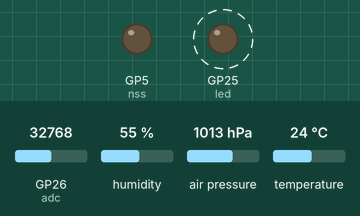
Simulated run of this program. Board: Raspberry Pi Pico running MicroPython. Parts: output pins drawn as LEDs (lit = HIGH). Dashed ring = blinking. The test bench sets the inputs (shaded band); at power-on: GP26 (adc) = 32768, humidity 55 %, air pressure 1013 hPa, temperature 24 °C (analog values on the 0–65535 scale). No radio messages arrive unless stated (any console line starting 'radio sent:' is added by the test bench); the clock reads 2024-03-15 10:24:30 at power-on unless the program sets it; library files of the repository ran but are not shown: rfm69.py, bme280.py; pins used as bus, display or sensor lines are not drawn; what the program prints to the serial console is not drawn.

Above: at 0.2 s.
Timing chart, 0 to 3.0 s (numbered marks = the images above):
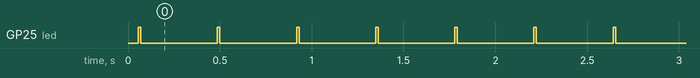

The program:

cansat_w_bmp_rfm_tmp.py
```python
""" Mission 1 - Cansat Emitter Module (error reinforced)

RFM69HCW breakout : https://shop.mchobby.be/product.php?id_product=1390
BMP280 breakout   : https://shop.mchobby.be/product.php?id_product=1118
TMP36             : https://shop.mchobby.be/product.php?id_product=59
Raspberry-Pi PICO : https://shop.mchobby.be/product.php?id_product=2025

See Tutorial
   https://wiki.mchobby.be/index.php?title=ENG-CANSAT-PICO-BELGIUM

See GitHub
   https://github.com/mchobby/cansat-belgium-micropython/tree/main/mission1
"""

from machine import SPI, I2C, Pin, ADC
from rfm69 import RFM69
from bme280 import BME280, BMP280_I2CADDR
import time

# Onboard LED
led = Pin(25, Pin.OUT)
def led_error( count ):
    global led
    while True:
        for i in range(10):
            led.on()
            time.sleep_ms(40)
            led.off()
            time.sleep_ms(40)
        time.sleep(0.6)
        for i in range( count ):
            led.on()
            time.sleep(0.6)
            led.off()
            time.sleep(0.6)

FREQ           = 433.1
ENCRYPTION_KEY = b"\x01\x02\x03\x04\x05\x06\x07\x08\x01\x02\x03\x04\x05\x06\x07\x08"
NODE_ID        = 120 # ID of this node
BASESTATION_ID = 100 # ID of the node (base station) to be contacted

# Buses & Pins
spi = SPI(0, baudrate=50000, polarity=0, phase=0, firstbit=SPI.MSB)
nss = Pin( 5, Pin.OUT, value=True )
rst = Pin( 3, Pin.OUT, value=False )
i2c = I2C(0)

# RFM Module
try:
    rfm = RFM69( spi=spi, nss=nss, reset=rst )
except Exception as err:
	print( '[ERROR] ', err )
	led_error(1)

rfm.frequency_mhz  = FREQ
rfm.encryption_key = ( ENCRYPTION_KEY )
rfm.node           = NODE_ID # This instance is the node 120
rfm.destination    = BASESTATION_ID # Send to specific node 100
# BMP280 (uses the BME280)
try:
    bmp = BME280( i2c=i2c, address=BMP280_I2CADDR )
except Exception as err:
	print( '[ERROR] ', err )
	led_error(2)

# TMP36 analog pin
adc = ADC(Pin(26))

# Main Loop
print( 'Frequency     :', rfm.frequency_mhz )
print( 'encryption    :', rfm.encryption_key )
print( 'NODE_ID       :', NODE_ID )
print( 'BASESTATION_ID:', BASESTATION_ID )
print( '***HEADER***' )
print( ":iteration_count,time_sec,pressure_hpa,tmp36_temp,bmp280_temp;" )
print( '***DATA***' )
counter = 1
ctime = time.time() # Now

try:
	while True:
		# read BMP280
		try:
			t,hpa,rh =  bmp.raw_values # Temp, press_hPa, humidity
		except Exception as err:
			print( '[ERROR] ', err )
			led_error(3)
		# Read tmp36
		value = adc.read_u16()
		mv = 3300.0 * value / 65535
		temp = (mv-500)/10
		# message: iteration_count,time_sec,pressure_hpa,tmp36_temp,bmp280_temp (coma separated)
		msg = ":%i,%i,%6.2f,%5.2f,%5.2f;" % (counter,time.time()-ctime,hpa,temp,t)
		led.on() # Led ON while sending data
		print( msg )
		# Send a packet without ACK - Send it, don't care if it is received or not
		rfm.send(bytes(msg , "utf-8") )
		led.off()
		counter += 1
		time.sleep(0.4) # wait 0.4 second
except Exception as err:
	print( '[ERROR] ', err )
	led_error(4)
```

Measured:
- by itself, GP25 (led): alternates HIGH for 0.01 s and LOW for 0.42 s
